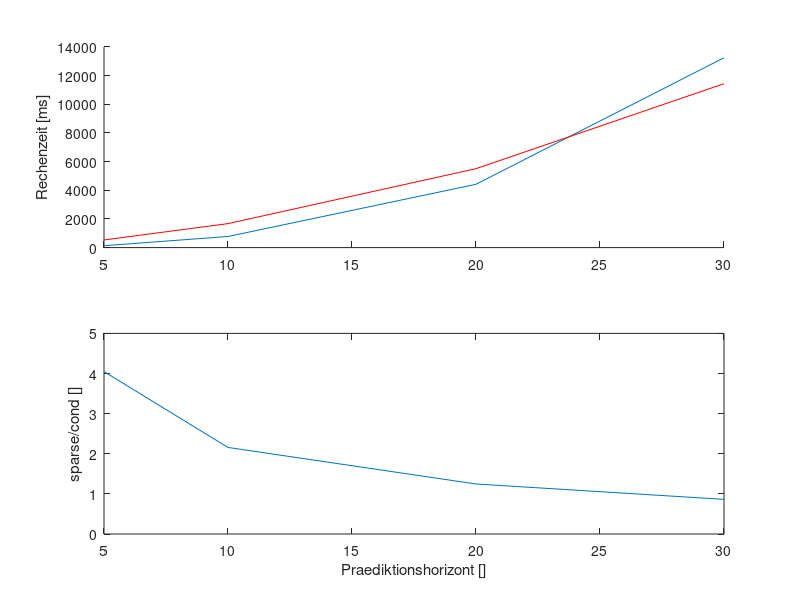
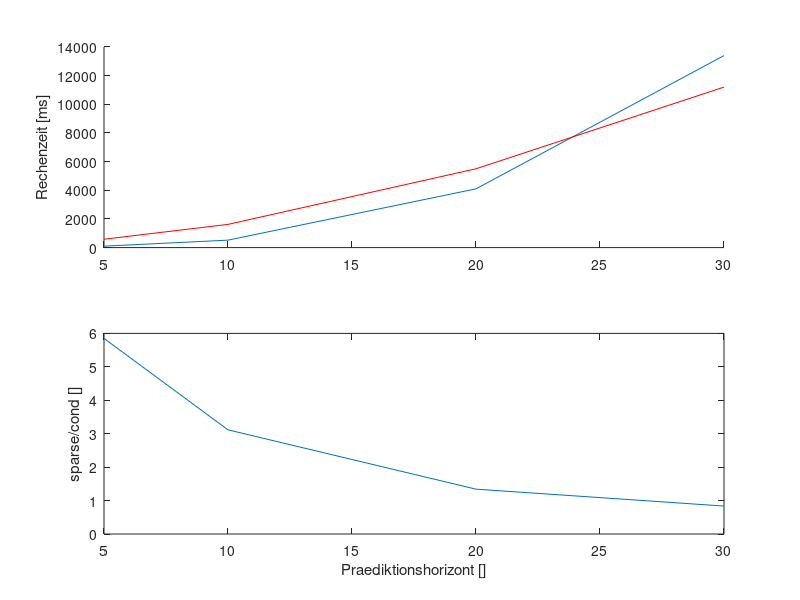

The MATLAB script that drew these images, in order:
N = [5, 10, 20, 30];
% durchschnittliche Rechenzeiten
% cond = [89.5, 500, 3586.65, 11193];
% sparse = [457, 1620 5273, 11358];
cond = [131.56, 775.63, 4416.65, 13248.93];
sparse = [532.61, 1673.2 5506.23, 11439.0];

% plot
figure(1)
subplot(2, 1, 1)
hold on;
plot(N, cond);
plot(N, sparse, 'r');
ylabel('Rechenzeit [ms]')
subplot(2, 1, 2)
plot(N, sparse./cond)
ylabel('sparse/cond []')
xlabel('Praediktionshorizont []')

N = [5, 10, 20, 30];
% vorher
cond1 = [100, 520, 4100, 13400];
sparse1 = [950, 4250, 27500, 80000];

% nachher
cond2 = [70, 295, 1200, 3750];
sparse2 = [585, 1620, 5500, 11200];

% % plot
% figure(1)
% subplot(2, 1, 1)
% hold on;
% plot(N, cond1);
% plot(N, sparse1, 'r');
% subplot(2, 1, 2)
% plot(N, sparse1./cond1)
% figure(2)
% subplot(2, 1, 1)
% hold on;
% plot(N, cond2);
% plot(N, sparse2, 'r');
% subplot(2, 1, 2)
% plot(N, sparse2./cond2)
figure(3)
subplot(2, 1, 1)
hold on;
plot(N, cond1);
plot(N, sparse2, 'r');
ylabel('Rechenzeit [ms]')
subplot(2, 1, 2)
plot(N, sparse2./cond1)
ylabel('sparse/cond []')
xlabel('Praediktionshorizont []')